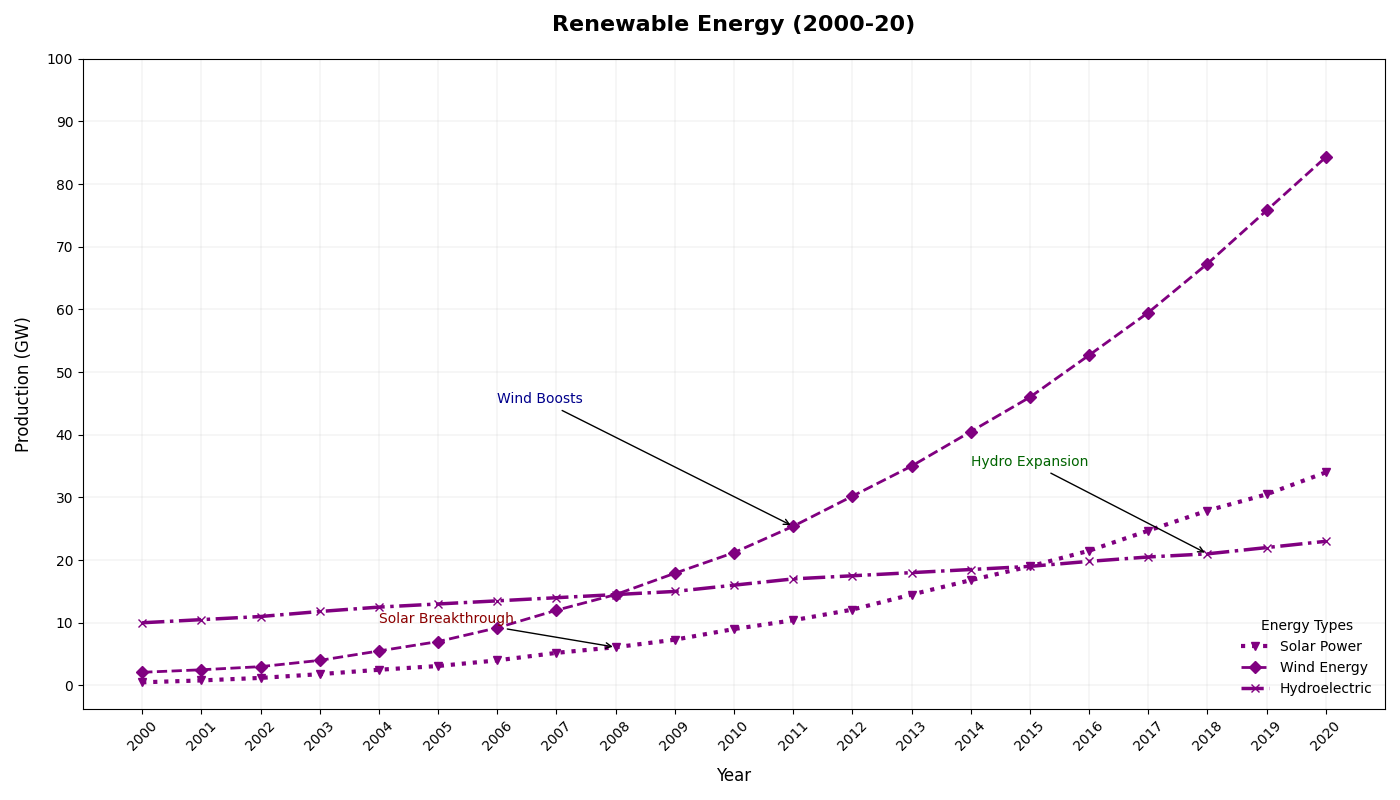

Here is the Python script that generated this plot:
import matplotlib.pyplot as plt
import numpy as np

years = np.arange(2000, 2021)
solar_energy = [0.5, 0.8, 1.2, 1.8, 2.5, 3.1, 4.0, 5.2, 6.1, 7.3, 9.0, 10.4, 12.1, 14.5, 16.8, 19.0, 21.5, 24.7, 27.9, 30.5, 34.0]
wind_energy = [2.1, 2.5, 3.0, 4.0, 5.5, 7.0, 9.2, 12.0, 14.5, 17.9, 21.2, 25.4, 30.2, 35.0, 40.5, 46.0, 52.7, 59.5, 67.3, 75.8, 84.3]
hydro_energy = [10.0, 10.5, 11.0, 11.8, 12.5, 13.0, 13.5, 14.0, 14.5, 15.0, 16.0, 17.0, 17.5, 18.0, 18.5, 19.0, 19.8, 20.5, 21.0, 22.0, 23.0]

fig, ax = plt.subplots(figsize=(14, 8))

# Use a consistent color for all data groups
ax.plot(years, solar_energy, color='purple', marker='v', linestyle=':', linewidth=3, label='Solar Power')
ax.plot(years, wind_energy, color='purple', marker='D', linestyle='--', linewidth=2, label='Wind Energy')
ax.plot(years, hydro_energy, color='purple', marker='x', linestyle='-.', linewidth=2.5, label='Hydroelectric')

ax.set_title('Renewable Energy (2000-20)', fontsize=16, fontweight='bold', pad=20)
ax.set_xlabel('Year', fontsize=12, labelpad=10)
ax.set_ylabel('Production (GW)', fontsize=12, labelpad=10)

ax.grid(True, which='major', linestyle='-', linewidth=0.3, alpha=0.5)
ax.set_xticks(years, minor=False)
ax.set_xticklabels(years, rotation=45)
ax.set_yticks(np.arange(0, 101, 10))

ax.legend(loc='lower right', fontsize=10, frameon=False, title='Energy Types')

ax.annotate('Solar Breakthrough', xy=(2008, 6.1), xytext=(2004, 10), 
            arrowprops=dict(facecolor='black', arrowstyle='->'), fontsize=10, color='darkred')
ax.annotate('Wind Boosts', xy=(2011, 25.4), xytext=(2006, 45), 
            arrowprops=dict(facecolor='black', arrowstyle='->'), fontsize=10, color='darkblue')
ax.annotate('Hydro Expansion', xy=(2018, 21.0), xytext=(2014, 35), 
            arrowprops=dict(facecolor='black', arrowstyle='->'), fontsize=10, color='darkgreen')

plt.tight_layout()
plt.show()
